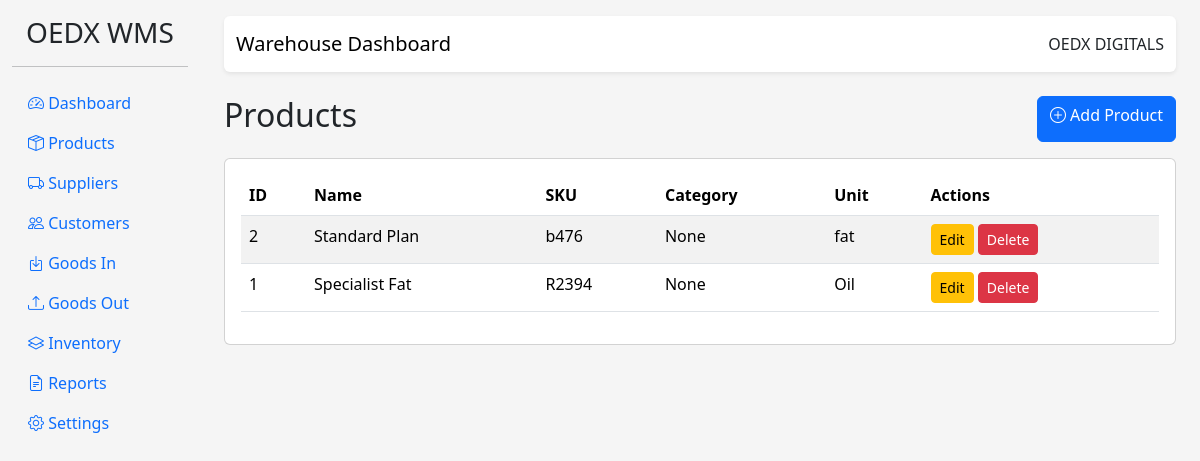
Screenshot of /products/ with the database file from the repository.
### app/models/product.py (models this page shows, shortened)
class Product(db.Model):
    __tablename__ = "products"
    id = db.Column(db.Integer, primary_key=True)
    name = db.Column(
        db.String(150),
        nullable=False
    )
    sku = db.Column(
        db.String(100),
        unique=True
    )
    barcode = db.Column(
        db.String(100),
        unique=True
    )
    category_id = db.Column(
        db.Integer,
        db.ForeignKey("categories.id")
    )
    brand = db.Column(
        db.String(100)
    )
    unit = db.Column(
        db.String(30)
    )
    minimum_stock = db.Column(
        db.Integer,
        default=0
    )
    description = db.Column(
        db.Text
    )
    status = db.Column(
        db.String(20),
        default="Active"
    )
    created_at = db.Column(
        db.DateTime,
        default=datetime.utcnow
    )
    batches = db.relationship(
        "Batch",
        backref="product",
        lazy=True,
        cascade="all, delete-orphan"
    )
    goods_in_items = db.relationship(
        "GoodsInItem",
        backref="product",
        lazy=True
    )

### app/blueprints/products.py (the view)
@products_bp.route("/")
def index():
    products = Product.query.order_by(Product.id.desc()).all()
    return render_template(
        "products/list.html",
        products=products,
    )

### templates/products/list.html
{% extends "base.html" %}
{% block content %}
<div class="d-flex justify-content-between mb-3">
<h2>Products</h2>
<a href="{{ url_for('products.new') }}" class="btn btn-primary">
<i class="bi bi-plus-circle"></i>
Add Product
</a>
</div>
<div class="card">
<div class="card-body">
<table class="table table-striped">
<thead>
<tr>
<th>ID</th>
<th>Name</th>
<th>SKU</th>
<th>Category</th>
<th>Unit</th>
<th>Actions</th>
</tr>
</thead>
<tbody>
{% for product in products %}
<tr>
<td>{{ product.id }}</td>
<td>{{ product.name }}</td>
<td>{{ product.sku }}</td>
<td>{{ product.category }}</td>
<td>{{ product.unit }}</td>
<td>
<a href="#" class="btn btn-sm btn-warning">
Edit
</a>
<a href="#" class="btn btn-sm btn-danger">
Delete
</a>
</td>
</tr>
{% else %}
<tr>
<td colspan="6" class="text-center">
No products found.
</td>
</tr>
{% endfor %}
</tbody>
</table>
</div>
</div>
{% endblock %}

### static/css/style.css (style rules this page uses)
body { background:#f5f5f5; }

### rows the page displays
Product: id "2", name "Standard Plan", sku "b476", category "None", unit "fat"
Product: id "1", name "Specialist Fat", sku "R2394", category "None", unit "Oil"
